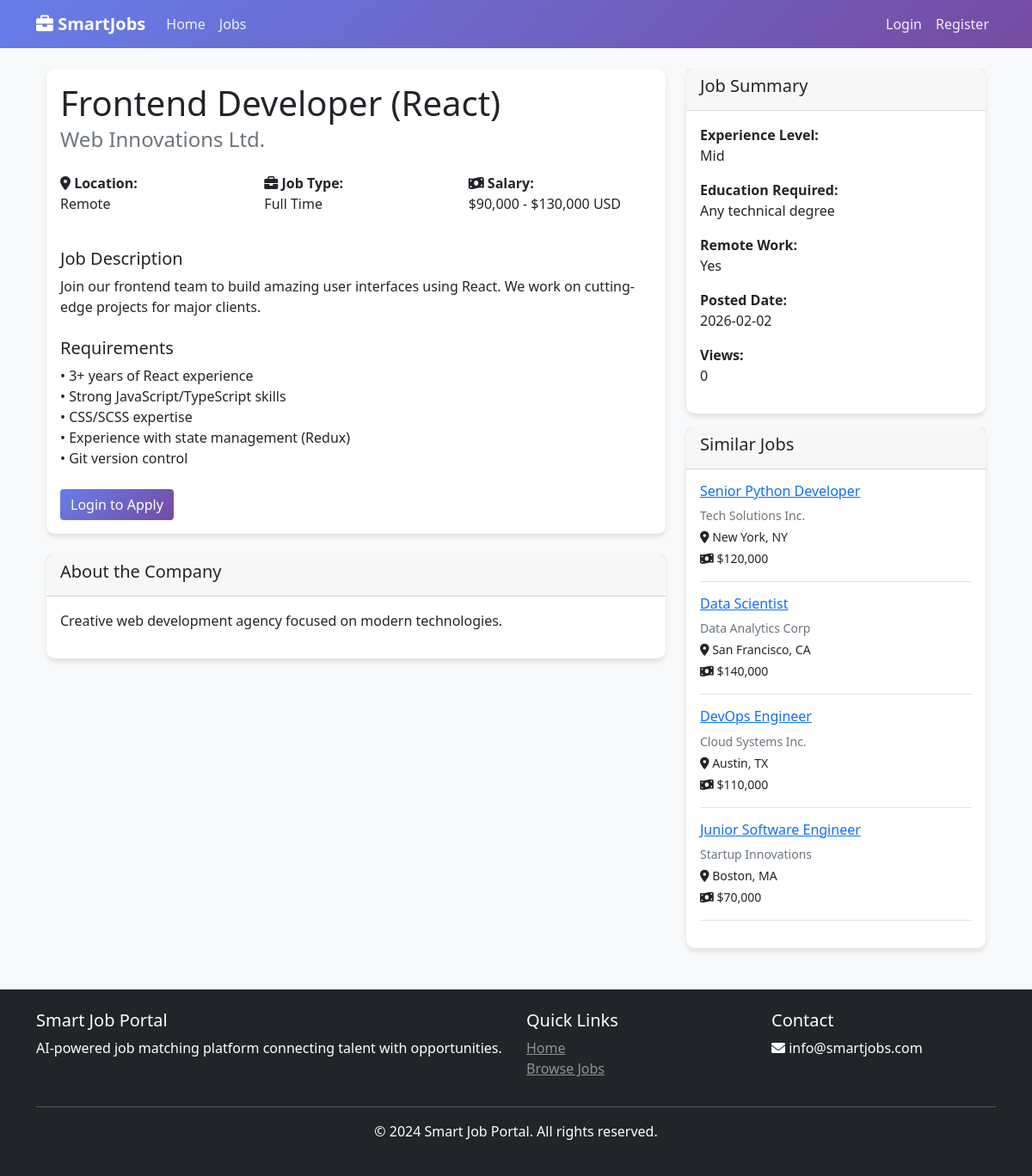
The page /job/2 on the database its author committed.
### app.py (models this page shows, shortened)
class Job(db.Model):
    __tablename__ = 'jobs'
    id = db.Column(db.Integer, primary_key=True)
    title = db.Column(db.String(200), nullable=False, index=True)
    description = db.Column(db.Text, nullable=False)
    requirements = db.Column(db.Text)
    company_name = db.Column(db.String(200), nullable=False, index=True)
    company_website = db.Column(db.String(200))
    company_description = db.Column(db.Text)
    job_type = db.Column(db.String(50))  # full-time, part-time, contract, internship, remote
    experience_level = db.Column(db.String(50))  # entry, mid, senior, executive
    education_required = db.Column(db.String(100))
    location = db.Column(db.String(200), index=True)
    city = db.Column(db.String(100))
    country = db.Column(db.String(100))
    is_remote = db.Column(db.Boolean, default=False)
    is_hybrid = db.Column(db.Boolean, default=False)
    salary_min = db.Column(db.Integer)
    salary_max = db.Column(db.Integer)
    salary_currency = db.Column(db.String(10), default='USD')
    status = db.Column(db.String(20), default='active')  # active, closed, draft
    is_featured = db.Column(db.Boolean, default=False)
    views_count = db.Column(db.Integer, default=0)
    posted_by = db.Column(db.Integer, db.ForeignKey('users.id'))
    posted_date = db.Column(db.DateTime, default=datetime.utcnow, index=True)
    expiry_date = db.Column(db.DateTime)
    created_at = db.Column(db.DateTime, default=datetime.utcnow)
    applications = db.relationship('Application', backref='job', lazy=True)
    def increment_views(self):
        self.views_count += 1
        db.session.commit()

### app.py (the view, shortened to what this page needs)
@app.route('/job/<int:job_id>')
def job_detail(job_id):
    job = Job.query.get_or_404(job_id)
    job.increment_views()
    has_applied = False
    if current_user.is_authenticated:
        has_applied = Application.query.filter_by(
            job_id=job_id,
            applicant_id=current_user.id
        ).first() is not None
    similar_jobs = Job.query.filter(
        Job.id != job_id,
        Job.status == 'active'
    ).limit(4).all()
    match_score = None
    return render_template('job_detail.html',
                         job=job,
                         has_applied=has_applied,
                         similar_jobs=similar_jobs,
                         match_score=match_score,
                         user=current_user)

### templates/job_detail.html (shortened to what this page needs)
{% extends "base.html" %}
{% block content %}
<div class="container mt-4">
    <div class="row">
        <div class="col-md-8">
            <div class="card mb-4">
                <div class="card-body">
                    <div class="d-flex justify-content-between align-items-start mb-3">
                        <div>
                            <h1 class="card-title">{{ job.title }}</h1>
                            <h4 class="card-subtitle mb-2 text-muted">{{ job.company_name }}</h4>
                        </div>
                    </div>
                    <div class="row mb-4">
                        <div class="col-md-4">
                            <p><i class="fas fa-map-marker-alt"></i> <strong>Location:</strong><br>{{ job.location }}</p>
                        </div>
                        <div class="col-md-4">
                            <p><i class="fas fa-briefcase"></i> <strong>Job Type:</strong><br>{{ job.job_type|replace('-', ' ')|title }}</p>
                        </div>
                        <div class="col-md-4">
                            <p><i class="fas fa-money-bill-wave"></i> <strong>Salary:</strong><br>
                                {% if job.salary_min %}
                                    ${{ "{:,}".format(job.salary_min) }} - ${{ "{:,}".format(job.salary_max or job.salary_min * 2) }} {{ job.salary_currency }}
                                {% else %}
                                    Not specified
                                {% endif %}
                            </p>
                        </div>
                    </div>
                    <div class="mb-4">
                        <h5>Job Description</h5>
                        <div class="job-description">
                            {{ job.description|replace('\n', '<br>')|safe }}
                        </div>
                    </div>
                    {% if job.requirements %}
                    <div class="mb-4">
                        <h5>Requirements</h5>
                        <div class="requirements">
                            {{ job.requirements|replace('\n', '<br>')|safe }}
                        </div>
                    </div>
                    {% endif %}
                    <div class="d-flex gap-2">
                        {% if current_user.is_authenticated and current_user.is_job_seeker() %}
                            {% if not has_applied %}
                            <button type="button" class="btn btn-primary" data-bs-toggle="modal" data-bs-target="#applyModal">
                                Apply Now
                            </button>
                            {% else %}
                            <button class="btn btn-success" disabled>Already Applied</button>
                            {% endif %}
                        {% elif not current_user.is_authenticated %}
                        <a href="{{ url_for('login') }}" class="btn btn-primary">Login to Apply</a>
                        {% endif %}
                    </div>
                </div>
            </div>
            {% if job.company_description %}
            <div class="card mb-4">
                <div class="card-header">
                    <h5>About the Company</h5>
                </div>
                <div class="card-body">
                    <p>{{ job.company_description }}</p>
                </div>
            </div>
            {% endif %}
        </div>
        <div class="col-md-4">
            <div class="card mb-3">
                <div class="card-header">
                    <h5>Job Summary</h5>
                </div>
                <div class="card-body">
                    <p><strong>Experience Level:</strong><br>{{ job.experience_level|title }}</p>
                    <p><strong>Education Required:</strong><br>{{ job.education_required or 'Not specified' }}</p>
                    <p><strong>Remote Work:</strong><br>{{ 'Yes' if job.is_remote else 'No' }}</p>
                    <p><strong>Posted Date:</strong><br>{{ job.posted_date.strftime('%Y-%m-%d') }}</p>
                    <p><strong>Views:</strong><br>{{ job.views_count or 0 }}</p>
                </div>
            </div>
            {% if similar_jobs %}
            <div class="card">
                <div class="card-header">
                    <h5>Similar Jobs</h5>
                </div>
                <div class="card-body">
                    {% for similar_job in similar_jobs %}
                    <div class="mb-3 pb-3 border-bottom">
                        <h6><a href="{{ url_for('job_detail', job_id=similar_job.id) }}">{{ similar_job.title[:30] }}{% if similar_job.title|length > 30 %}...{% endif %}</a></h6>
                        <p class="small text-muted mb-1">{{ similar_job.company_name }}</p>
                        <p class="small mb-1"><i class="fas fa-map-marker-alt"></i> {{ similar_job.location }}</p>
                        <p class="small mb-0"><i class="fas fa-money-bill-wave"></i>
                            {% if similar_job.salary_min %}
                                ${{ "{:,}".format(similar_job.salary_min) }}
                            {% else %}
                                Not specified
                            {% endif %}
                        </p>
                    </div>
                    {% endfor %}
                </div>
            </div>
            {% endif %}
        </div>
    </div>
</div>
{% endblock %}

### templates/base.html (style rules this page uses)
body { background-color: #f8f9fa; }
.card { border: none; border-radius: 10px; box-shadow: 0 4px 6px rgba(0,0,0,0.1); transition: transform 0.3s; }
.btn-primary { background: linear-gradient(135deg, #667eea 0%, #764ba2 100%); border: none; }

### rows shown on the page
Job: title "Frontend Developer (React)", company_name "Web Innovations Ltd.", location "Remote", job_type "Full Time", salary_min "90,000", job.salary_maxorjob.salary_min*2 "130,000", salary_currency "USD", description "Join our frontend team to build amazing user interfaces using React. We work on cutting-edge projects for major clients.", requirements "• 3+ years of React experience • Strong JavaScript/TypeScript skills • CSS/SCSS expertise • Experience with state management (Redux) • Git version control", company_description "Creative web development agency focused on modern technologies.", experience_level "Mid", education_required "Any technical degree", is_remote "Yes", posted_date "2026-02-02", views_count "0"
Job: title "Senior Python Developer", company_name "Tech Solutions Inc.", location "New York, NY", salary_min "120,000"
Job: title "Data Scientist", company_name "Data Analytics Corp", location "San Francisco, CA", salary_min "140,000"
Job: title "DevOps Engineer", company_name "Cloud Systems Inc.", location "Austin, TX", salary_min "110,000"
Job: title "Junior Software Engineer", company_name "Startup Innovations", location "Boston, MA", salary_min "70,000"
